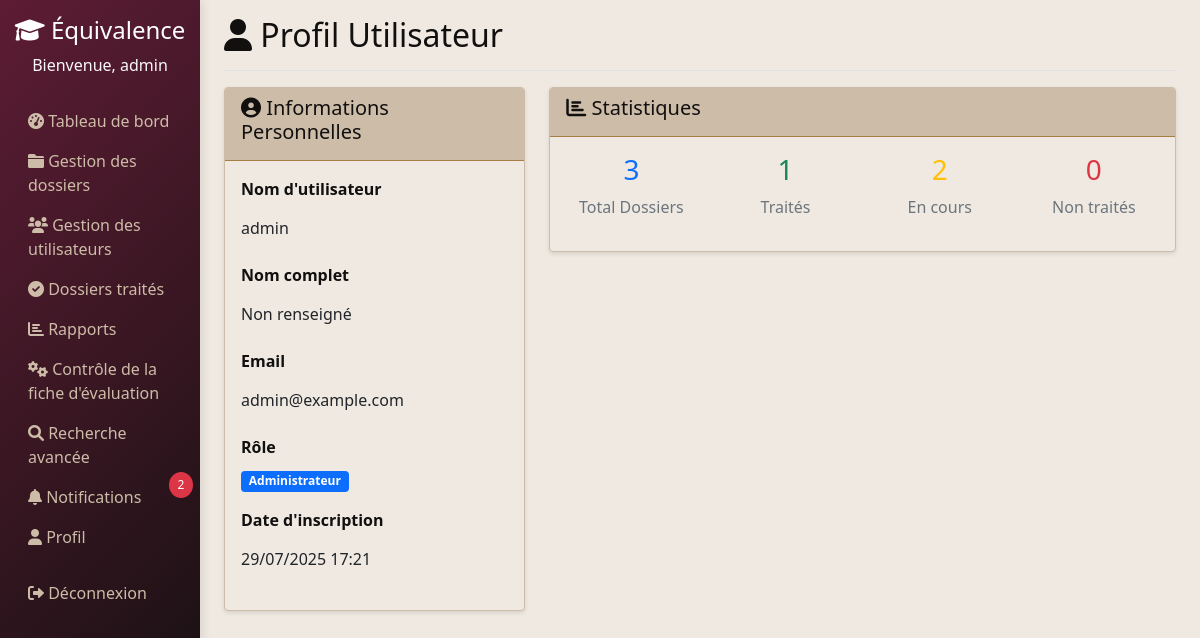
The app's page /users/profile/ (signed in) with its own data.
### users/models.py (models this page shows, shortened)
class CustomUser(AbstractUser):
    ADMIN = 'admin'
    PROFESSEUR = 'professeur'
    ROLE_CHOICES = [
        (ADMIN, 'Administrateur'),
        (PROFESSEUR, 'Professeur'),
    ]
    role = models.CharField(max_length=20, choices=ROLE_CHOICES, default=ADMIN)

### dossiers/models.py (models this page shows, shortened)
class Notification(models.Model):
    TYPES = [
        ('affectation', 'Affectation de dossier'),
        ('traitement', 'Traitement terminé'),
        ('evaluation', 'Nouvelle évaluation'),
        ('system', 'Notification système'),
        ('retour', 'Retour à l\'admin'),
        ('renvoi', 'Renvoyer au professeur'),
    ]
    destinataire = models.ForeignKey(CustomUser, on_delete=models.CASCADE, related_name='notifications')
    type_notification = models.CharField(max_length=20, choices=TYPES)
    titre = models.CharField(max_length=255)
    message = models.TextField()
    dossier = models.ForeignKey(Dossier, on_delete=models.CASCADE, null=True, blank=True)
    date_creation = models.DateTimeField(auto_now_add=True)
    lu = models.BooleanField(default=False)
    class Meta:
        ordering = ['-date_creation']

### users/views.py (the view)
# urls.py: path('profile/', views.profile, name='profile'),
@login_required
def profile(request):
    if request.user.role == 'professeur':
        total_dossiers = request.user.dossiers_attribues.count()
        dossiers_traites = request.user.dossiers_attribues.filter(statut='traite').count()
        dossiers_en_cours = request.user.dossiers_attribues.filter(statut='en_cours').count()
        dossiers_non_traites = request.user.dossiers_attribues.filter(statut='non_traite').count()
    else:
        from dossiers.models import Dossier
        total_dossiers = Dossier.objects.count()
        dossiers_traites = Dossier.objects.filter(statut='traite').count()
        dossiers_en_cours = Dossier.objects.filter(statut='en_cours').count()
        dossiers_non_traites = Dossier.objects.filter(statut='non_traite').count()
    context = {
        'user': request.user,
        'total_dossiers': total_dossiers,
        'dossiers_traites': dossiers_traites,
        'dossiers_en_cours': dossiers_en_cours,
        'dossiers_non_traites': dossiers_non_traites,
    }
    return render(request, 'users/profile.html', context)

### templates/users/profile.html (shortened to what this page needs)
{% extends 'base.html' %}
{% block content %}
<div class="d-flex justify-content-between flex-wrap flex-md-nowrap align-items-center pt-3 pb-2 mb-3 border-bottom">
    <h1 class="h2"><i class="fas fa-user"></i> Profil Utilisateur</h1>
</div>
<div class="row">
    <div class="col-md-4">
        <div class="card">
            <div class="card-header">
                <h5><i class="fas fa-user-circle"></i> Informations Personnelles</h5>
            </div>
            <div class="card-body">
                <div class="mb-3">
                    <label class="form-label fw-bold">Nom d'utilisateur</label>
                    <p class="form-control-plaintext">{{ user.username }}</p>
                </div>
                <div class="mb-3">
                    <label class="form-label fw-bold">Nom complet</label>
                    <p class="form-control-plaintext">{{ user.get_full_name|default:"Non renseigné" }}</p>
                </div>
                <div class="mb-3">
                    <label class="form-label fw-bold">Email</label>
                    <p class="form-control-plaintext">{{ user.email|default:"Non renseigné" }}</p>
                </div>
                <div class="mb-3">
                    <label class="form-label fw-bold">Rôle</label>
                    <p>
                        <span class="badge bg-{% if user.role == 'admin' %}primary{% else %}success{% endif %}">
                            {{ user.get_role_display }}
                        </span>
                    </p>
                </div>
                <div class="mb-3">
                    <label class="form-label fw-bold">Date d'inscription</label>
                    <p class="form-control-plaintext">{{ user.date_joined|date:"d/m/Y H:i" }}</p>
                </div>
            </div>
        </div>
    </div>
    <div class="col-md-8">
        <div class="card">
            <div class="card-header">
                <h5><i class="fas fa-chart-bar"></i> Statistiques</h5>
            </div>
            <div class="card-body">
                <div class="row">
                    <div class="col-md-3">
                        <div class="text-center">
                            <h3 class="text-primary">{{ total_dossiers }}</h3>
                            <p class="text-muted">Total Dossiers</p>
                        </div>
                    </div>
                    <div class="col-md-3">
                        <div class="text-center">
                            <h3 class="text-success">{{ dossiers_traites }}</h3>
                            <p class="text-muted">Traités</p>
                        </div>
                    </div>
                    <div class="col-md-3">
                        <div class="text-center">
                            <h3 class="text-warning">{{ dossiers_en_cours }}</h3>
                            <p class="text-muted">En cours</p>
                        </div>
                    </div>
                    <div class="col-md-3">
                        <div class="text-center">
                            <h3 class="text-danger">{{ dossiers_non_traites }}</h3>
                            <p class="text-muted">Non traités</p>
                        </div>
                    </div>
                </div>
            </div>
        </div>
    </div>
</div>
{% endblock %}

### templates/base.html (shortened to what this page needs)
{% load static %}
<!DOCTYPE html>
<html lang="fr">
<head>
    <link href="https://cdn.jsdelivr.net/npm/bootstrap@5.1.3/dist/css/bootstrap.min.css" rel="stylesheet">
    <link href="https://cdnjs.cloudflare.com/ajax/libs/font-awesome/6.0.0/css/all.min.css" rel="stylesheet">
</head>
<body>
    {% if user.is_authenticated %}
    <div class="container-fluid">
        <div class="row">
            <nav class="col-md-3 col-lg-2 d-md-block sidebar collapse">
                <div class="position-sticky pt-3">
                    <div class="text-center mb-4">
                        <h4 class="text-white"><i class="fas fa-graduation-cap"></i> Équivalence</h4>
                        <p class="text-light">Bienvenue, {{ user.username }}</p>
                    </div>
                    <ul class="nav flex-column">
                        <li class="nav-item">
                            <a class="nav-link" href="{% url 'dossiers:dashboard' %}">
                                <i class="fas fa-tachometer-alt"></i> Tableau de bord
                            </a>
                        </li>
                        {% if user.role == 'admin' %}
                        <li class="nav-item">
                            <a class="nav-link" href="{% url 'dossiers:gestion_dossiers' %}">
                                <i class="fas fa-folder"></i> Gestion des dossiers
                            </a>
                        </li>
                        <li class="nav-item">
                            <a class="nav-link" href="{% url 'users:gestion_utilisateurs' %}">
                                <i class="fas fa-users"></i> Gestion des utilisateurs
                            </a>
                        </li>
                        <li class="nav-item">
                            <a class="nav-link" href="{% url 'dossiers:dossiers_traites_admin' %}">
                                <i class="fas fa-check-circle"></i> Dossiers traités
                            </a>
                        </li>
                        <li class="nav-item">
                            <a class="nav-link" href="{% url 'dossiers:rapports_statistiques' %}">
                                <i class="fas fa-chart-bar"></i> Rapports
                            </a>
                        </li>
                        <li class="nav-item">
                            <a class="nav-link" href="{% url 'dossiers:controle_fiche_evaluation' %}">
                                <i class="fas fa-cogs"></i> Contrôle de la fiche d'évaluation
                            </a>
                        </li>
                        {% else %}
                        <li class="nav-item">
                            <a class="nav-link" href="{% url 'dossiers:professeur_dossiers' %}">
                                <i class="fas fa-folder-open"></i> Mes dossiers
                            </a>
                        </li>
                        {% endif %}
                        <li class="nav-item">
                            <a class="nav-link" href="{% url 'dossiers:recherche_avancee' %}">
                                <i class="fas fa-search"></i> Recherche avancée
                            </a>
                        </li>
                        <li class="nav-item">
                            <a class="nav-link position-relative" href="{% url 'dossiers:notifications' %}">
                                <i class="fas fa-bell"></i> Notifications
                                {% if user.notifications.all %}
                                <span class="notification-badge">{{ user.notifications.all|length }}</span>
                                {% endif %}
                            </a>
                        </li>
                        <li class="nav-item">
                            <a class="nav-link" href="{% url 'users:profile' %}">
                                <i class="fas fa-user"></i> Profil
                            </a>
                        </li>
                        <li class="nav-item mt-3">
                            <a class="nav-link text-danger" href="{% url 'logout' %}">
                                <i class="fas fa-sign-out-alt"></i> Déconnexion
                            </a>
                        </li>
                    </ul>
                </div>
            </nav>
            <main class="col-md-9 ms-sm-auto col-lg-10 px-md-4">
                {% block content %}{% endblock %}
            </main>
        </div>
    </div>
    {% else %}
        {% block login_content %}{% endblock %}
    {% endif %}
</body>
</html>

### templates/base.html (style rules this page uses)
:root { --color-black: #11100F; --color-dark-maroon: #5D1C34; --color-muted-gold: #A67D44; --color-sage-green: #899481; --color-light-taupe: #CDBCA8; --color-off-white: #EFE9E1; }
body { background-color: var(--color-off-white); color: var(--color-black); font-family: 'Segoe UI', Tahoma, Geneva, Verdana, sans-serif; }
.sidebar { min-height: 100vh; background: linear-gradient(135deg, var(--color-dark-maroon) 0%, var(--color-black) 100%); box-shadow: 2px 0 10px rgba(0,0,0,0.1); }
.nav-link { color: var(--color-light-taupe) !important; transition: all 0.3s ease; }
.card { background-color: var(--color-off-white); border: 1px solid var(--color-light-taupe); box-shadow: 0 2px 4px rgba(0,0,0,0.1); }
.card-header { background-color: var(--color-light-taupe); color: var(--color-black); border-bottom: 1px solid var(--color-muted-gold); }
.badge { background-color: var(--color-sage-green); }
.notification-badge { position: absolute; top: -5px; right: -5px; background-color: #dc3545; color: white; border-radius: 50%; padding: 0.25rem 0.5rem; font-size: 0.75rem; min-width: 1.5rem; text-align: center; }

### records on screen
CustomUser: username "admin", notifications.all|length "2", get_full_name "Non renseigné", email "admin@example.com", role "Administrateur", date_joined "29/07/2025 17:21"

### other values on screen
{{ total_dossiers }} "3"
{{ dossiers_traites }} "1"
{{ dossiers_en_cours }} "2"
{{ dossiers_non_traites }} "0"
